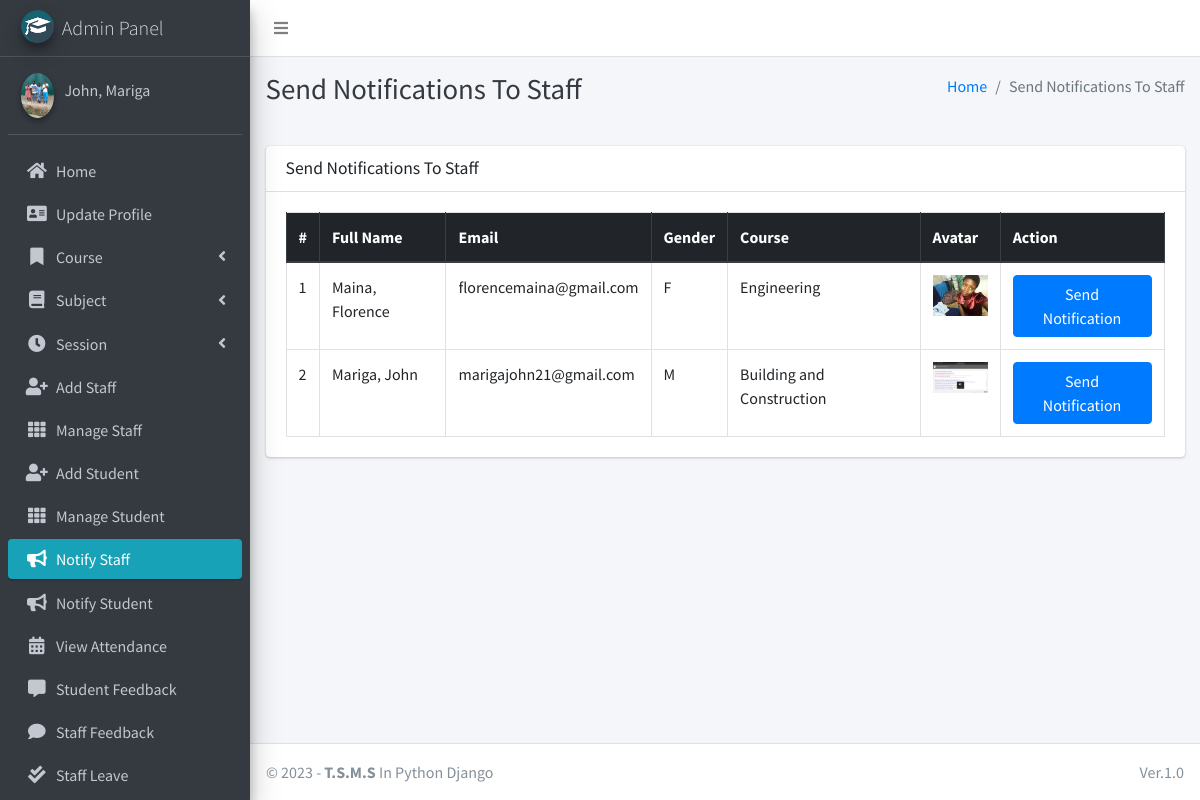
The page /admin_notify_staff (signed in) on the database its author committed.
### main_app/models.py (models this page shows, shortened)
class CustomUser(AbstractUser):
    USER_TYPE = ((1, "HOD"), (2, "Staff"), (3, "Student"))
    GENDER = [("M", "Male"), ("F", "Female")]
    username = None  # Removed username, using email instead
    email = models.EmailField(unique=True)
    user_type = models.CharField(default=1, choices=USER_TYPE, max_length=1)
    gender = models.CharField(max_length=1, choices=GENDER)
    profile_pic = models.ImageField()
    address = models.TextField()
    fcm_token = models.TextField(default="")  # For firebase notifications
    created_at = models.DateTimeField(auto_now_add=True)
    updated_at = models.DateTimeField(auto_now=True)
    USERNAME_FIELD = "email"
    REQUIRED_FIELDS = []
    objects = CustomUserManager()
    def __str__(self):
        return self.last_name + ", " + self.first_name

class Staff(models.Model):
    course = models.ForeignKey(Course, on_delete=models.DO_NOTHING, null=True, blank=False)
    admin = models.OneToOneField(CustomUser, on_delete=models.CASCADE)

class Course(models.Model):
    name = models.CharField(max_length=120)
    created_at = models.DateTimeField(auto_now_add=True)
    updated_at = models.DateTimeField(auto_now=True)

### main_app/hod_views.py (the view)
# urls.py: path("admin_notify_staff", hod_views.admin_notify_staff,
def admin_notify_staff(request):
    staff = CustomUser.objects.filter(user_type=2)
    context = {
        'page_title': "Send Notifications To Staff",
        'allStaff': staff
    }
    return render(request, "hod_template/staff_notification.html", context)

### main_app/templates/hod_template/staff_notification.html (shortened to what this page needs)
{% extends 'main_app/base.html' %}
{% load static %}
{% block page_title %}{{page_title}}{% endblock page_title %}
{% block content %}
<section class="content">
    <div class="container-fluid">
        <div class="row">
            <div class="col-md-12">
                <div class="card">
                    <div class="card-header">
                        <h3 class="card-title">{{page_title}}</h3>
                    </div>
                    <div class="card-body">
                        <table id="example2" class="table table-bordered table-hover">
                            <thead class="thead-dark">
                                <tr>
                                    <th>#</th>
                                    <th>Full Name</th>
                                    <th>Email</th>
                                    <th>Gender</th>
                                    <th>Course</th>
                                    <th>Avatar</th>
                                    <th>Action</th>
                                </tr>
                            </thead>
                            <tbody>
                                {% for staff in allStaff %}
                                <tr>
                                    <td>{{ forloop.counter }}</td>
                                    <td>{{staff.last_name}}, {{staff.first_name}}</td>
                                    <td>{{staff.email}}</td>
                                    <td>{{staff.gender}}</td>
                                    <td>{{staff.staff.course.name}}</td>
                                    <td>
                                        {% if staff.profile_pic == ""  %}
                                        No Image
                                        {% else %}
                                        <img class="img img-fluid mb-2" height="56" width="56"
                                            src="{{staff.profile_pic}}" alt="">
                                        {% endif %}
                                    </td>
                                    <td><button data-toggle = "modal" data-target = "#myModal"class="btn btn-primary show_notification" value="{{staff.id}}">Send Notification</button>
                                    </td>
                                </tr>
                                {% endfor %}
                            </tbody>
                        </table>
                    </div>
                </div>
            </div>
        </div>
    </div>
</section>
{% endblock content %}

### main_app/templates/main_app/sidebar_template.html (shortened to what this page needs)
{% load static %}
<aside class="main-sidebar sidebar-dark-info elevation-4">
    {% if request.user.user_type == '1' %}
    <a href="{% url 'admin_home' %}" class="brand-link">
        <img src="{% static 'dist/img/cmsl.png' %} " alt="AdminLTE Logo"
            class="brand-image img-circle elevation-3" >
        <span class="brand-text font-weight-light">Admin Panel</span>
    </a>
    <div class="sidebar">
        <div class="user-panel mt-3 pb-3 mb-3 d-flex">
            <div class="image">
                <img src="{{ request.user.profile_pic}}" class="img-circle elevation-2" alt="User Image">
            </div>
            <div class="info">
                <a href="#" class="d-block">{{user}}</a>
            </div>
        </div>
        <nav class="mt-2">
            <ul class="nav nav-pills nav-sidebar flex-column" data-widget="treeview" role="menu" data-accordion="false">
                <li class="nav-item">
                    {% url 'admin_home' as admin_home %}
                    <a href="{{admin_home}}" class="nav-link {% if admin_home == request.path %} active {% endif %}">
                        <i class="nav-icon fas fa-home"></i>
                        <p>
                            Home
                        </p>
                    </a>
                </li>
                <li class="nav-item">
                    {% url 'admin_view_profile' as admin_view_profile %}
                    <a href="{{admin_view_profile}}"
                        class="nav-link {% if admin_view_profile == request.path %} active {% endif %}">
                        <i class="nav-icon fas fa-address-card"></i>
                        <p>
                            Update Profile
                        </p>
                    </a>
                </li>
                <li class="nav-item has-treeview">
                    <a href="#" class="nav-link">
                        <i class="nav-icon fas fa-bookmark"></i>
                        <p>
                            Course
                            <i class="fas fa-angle-left right"></i>
                        </p>
                    </a>
                </li>
                <li class="nav-item has-treeview">
                    <a href="#" class="nav-link">
                        <i class="nav-icon fas fa-book"></i>
                        <p>
                            Subject
                            <i class="fas fa-angle-left right"></i>
                        </p>
                    </a>
                </li>
                <li class="nav-item has-treeview">
                    <a href="#" class="nav-link">
                        <i class="nav-icon fas fa-clock"></i>
                        <p>
                            Session
                            <i class="fas fa-angle-left right"></i>
                        </p>
                    </a>
                </li>
                <li class="nav-item">
                    {% url 'add_staff' as add_staff %}
                    <a href="{{add_staff}}" class="nav-link {% if add_staff == request.path %} active {% endif %}">
                        <i class="nav-icon fas fa-user-plus"></i>
                        <p>
                            Add Staff
                        </p>
                    </a>
                </li>
                <li class="nav-item">
                    {% url 'manage_staff' as manage_staff %}
                    {% url 'edit_staff' staff_id as edit_staff %}
                    <a href="{{manage_staff}}"
                        class="nav-link {% if manage_staff == request.path or request.path == edit_staff %} active {% endif %}">
                        <i class="nav-icon fas fa-th"></i>
                        <p>
                            Manage Staff
                        </p>
                    </a>
                </li>
                <li class="nav-item">
                    {% url 'add_student' as add_student%}
                    <a href="{{add_student}}" class="nav-link  {% if add_student == request.path %} active {% endif %}">
                        <i class="nav-icon fas fa-user-plus"></i>
                        <p>
                            Add Student
                        </p>
                    </a>
                </li>
                <li class="nav-item">
                    {% url 'manage_student' as manage_student %}
                    {% url 'edit_student' student_id as edit_student %}
                    <a href="{{manage_student}}"
                        class="nav-link  {% if edit_student == request.path or manage_student == request.path %} active {% endif %}">
                        <i class="nav-icon fas fa-th"></i>
                        <p>
                            Manage Student
                        </p>
                    </a>
                </li>
                <li class="nav-item">
                    {% url 'admin_notify_staff' as admin_notify_staff %}
                    <a href="{{admin_notify_staff}}"
                        class="nav-link {% if admin_notify_staff == request.path %} active {% endif %}">
                        <i class="nav-icon fas fa-bullhorn"></i>
                        <p>
                            Notify Staff
                        </p>
                    </a>
                </li>
                <li class="nav-item">
                    {% url 'admin_notify_student' as admin_notify_student %}
                    <a href="{{admin_notify_student}}"
                        class="nav-link {% if admin_notify_student == request.path %} active {% endif %}">
                        <i class="nav-icon fas fa-bullhorn"></i>
                        <p>
                            Notify Student
                        </p>
                    </a>
                </li>
                <li class="nav-item">
                    {% url 'admin_view_attendance' as admin_view_attendance %}
                <li class="nav-item">
                    <a href="{{admin_view_attendance}}"
                        class="nav-link  {% if admin_view_attendance == request.path %} active {% endif %}">
                        <i class="nav-icon fas fa-calendar-alt"></i>
                        <p>
                            View Attendance
                        </p>
                    </a>
                </li>
                <li class="nav-item">
                    {% url 'student_feedback_message' as student_feedback_message %}
                    <a href="{{ student_feedback_message }}"
                        class="nav-link  {% if student_feedback_message == request.path %} active {% endif %}">
                        <i class="nav-icon fas fa-comment-alt"></i>
                        <p>
                            Student Feedback
                        </p>
                    </a>
                </li>
                <li class="nav-item">
                    {% url 'staff_feedback_message' as staff_feedback_message %}
                    <a href="{{staff_feedback_message}}"
                        class="nav-link   {% if staff_feedback_message == request.path %} active {% endif %}">
                        <i class="nav-icon fas fa-comment"></i>
                        <p>
                            Staff Feedback
                        </p>
                    </a>
                </li>
                <li class="nav-item">
                    {% url 'view_staff_leave' as view_staff_leave %}
                    <a href="{{view_staff_leave}}"
                        class="nav-link  {% if view_staff_leave == request.path %} active {% endif %}">
                        <i class="nav-icon fas fa-check-double"></i>
                        <p>
                            Staff Leave
                        </p>
                    </a>
                </li>
                                        {% endif %}
                                    </ul>
                                </nav>
                            </div>
</aside>

### rows shown on the page
CustomUser: user.profile_pic (picture), last_name+first_name "John, Mariga"
CustomUser: last_name "Maina", first_name "Florence", email "florencemaina@gmail.com", gender "F", staff.course.name "Engineering", profile_pic (picture)
CustomUser: last_name "Mariga", first_name "John", email "marigajohn21@gmail.com", gender "M", staff.course.name "Building and Construction", shows a picture

### other values the page prints
{{ page_title }} "Send Notifications To Staff"
